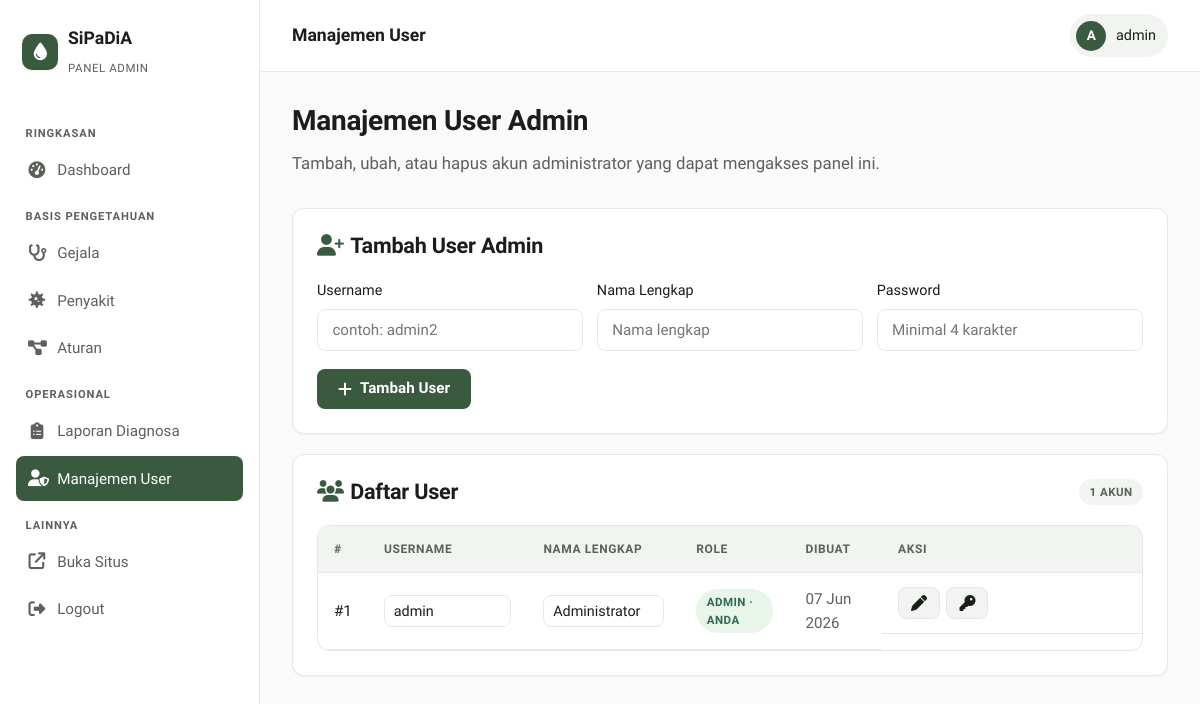
The page /admin/crud_users.php (signed in) on the database its author committed.
### tables this page shows
CREATE TABLE IF NOT EXISTS users (
  id INT AUTO_INCREMENT PRIMARY KEY,
  username VARCHAR(50) UNIQUE,
  password VARCHAR(255),
  nama_lengkap VARCHAR(100) DEFAULT NULL,
  role VARCHAR(20) DEFAULT 'admin',
  created_at DATETIME DEFAULT CURRENT_TIMESTAMP
);

### admin/crud_users.php (the view, shortened to what this page needs)
<?php
include '../config.php';
$users = $conn->query("SELECT id, username, nama_lengkap, role, created_at FROM users ORDER BY id ASC");
include '../partials/admin_header.php';
?>
<div class="page-header">
    <h2>Manajemen User Admin</h2>
    <p class="lead">Tambah, ubah, atau hapus akun administrator yang dapat mengakses panel ini.</p>
</div>
<div class="card">
    <div class="card-head"><h3><i class="fa-solid fa-user-plus" style="color:var(--primary);margin-right:.4rem;"></i>Tambah User Admin</h3></div>
    <form method="post" data-testid="form-tambah-user">
        <div class="form-row">
            <div class="form-group">
                <label>Username</label>
                <input type="text" name="username" placeholder="contoh: admin2" required data-testid="input-username">
            </div>
            <div class="form-group">
                <label>Nama Lengkap</label>
                <input type="text" name="nama_lengkap" placeholder="Nama lengkap" data-testid="input-nama">
            </div>
            <div class="form-group">
                <label>Password</label>
                <input type="password" name="password" placeholder="Minimal 4 karakter" required data-testid="input-password">
            </div>
        </div>
        <button type="submit" name="tambah" class="btn btn-primary" data-testid="btn-tambah-user"><i class="fa-solid fa-plus"></i> Tambah User</button>
    </form>
</div>
<div class="card">
    <div class="card-head">
        <h3><i class="fa-solid fa-users" style="color:var(--primary);margin-right:.4rem;"></i>Daftar User</h3>
        <span class="badge badge-muted"><?php echo $users->num_rows; ?> akun</span>
    </div>
    <div class="table-wrap">
        <table class="data">
            <thead><tr><th>#</th><th>Username</th><th>Nama Lengkap</th><th>Role</th><th>Dibuat</th><th style="width:260px;">Aksi</th></tr></thead>
            <tbody>
            <?php while ($u = $users->fetch_assoc()):
                $is_me = ((int)$u['id'] === (int)($_SESSION['admin_id'] ?? 0));
            ?>
                <tr data-testid="row-user-<?php echo $u['id']; ?>">
                    <form method="post" style="display:contents;">
                        <td>#<?php echo (int)$u['id']; ?></td>
                        <td><input type="text" name="username" value="<?php echo htmlspecialchars($u['username']); ?>" required></td>
                        <td><input type="text" name="nama_lengkap" value="<?php echo htmlspecialchars($u['nama_lengkap'] ?? ''); ?>"></td>
                        <td><span class="badge <?php echo $is_me?'badge-success':'badge-info'; ?>"><?php echo htmlspecialchars($u['role'] ?? 'admin'); ?><?php echo $is_me?' · anda':''; ?></span></td>
                        <td class="text-muted text-sm"><?php echo $u['created_at'] ? date('d M Y', strtotime($u['created_at'])) : '-'; ?></td>
                        <td class="actions-cell">
                            <button type="submit" name="edit" class="btn btn-secondary btn-sm" data-testid="btn-edit-user-<?php echo $u['id']; ?>"><i class="fa-solid fa-pen"></i></button>
                            <button type="button" class="btn btn-secondary btn-sm" onclick="toggleReset(<?php echo $u['id']; ?>);" data-testid="btn-reset-pass-<?php echo $u['id']; ?>"><i class="fa-solid fa-key"></i></button>
                        </td>
                    </form>
                </tr>
            <?php endwhile; ?>
            </tbody>
        </table>
    </div>
</div>
<?php include '../partials/admin_footer.php'; ?>

### assets/style.css (style rules this page uses)
:root { --bg: #F9FAF9; --surface: #FFFFFF; --surface-alt: #F2F4F2; --primary: #3A5A40; --primary-hover: #2B4330; --primary-soft: #E8EFE9; --secondary: #A3B18A; --text: #1A1D1A; --text-muted: #5C615C; --border: #E5E8E5; --success: #2D6A4F; --success-soft: #E8F5E9; --danger: #D72638; --danger-hover: #B01B29; --danger-soft: #FDECEE; --warning: #F4A261; --warning-soft: #FFF4E6; --info: #1565C0; --info-soft: #E3F2FD; --font-heading: 'Epilogue', system-ui, sans-serif; --font-body: 'Work Sans', system-ui, sans-serif; --r-sm: 4px; --r-md: 8px; --r-lg: 12px; --r-pill: 9999px; --shadow-sm: 0 1px 2px rgba(0,0,0,0.05); --shadow-md: 0 4px 6px -1px rgba(0,0,0,0.05), 0 2px 4px -1px rgba(0,0,0,0.03); --shadow-lg: 0 10px 15px -3px rgba(0,0,0,0.06), 0 4px 6px -2px rgba(0,0,0,0.03); --t-fast: 0.15s ease; --t: 0.2s cubic-bezier(0.4, 0, 0.2, 1); }
* { box-sizing: border-box; }
html, body { margin: 0; padding: 0; background: var(--bg); color: var(--text); font-family: var(--font-body); font-size: 16px; line-height: 1.6; -webkit-font-smoothing: antialiased; }
h1, h2, h3, h4, h5 { font-family: var(--font-heading); color: var(--text); margin: 0 0 0.75rem; line-height: 1.2; letter-spacing: -0.01em; }
h2 { font-size: 1.75rem; font-weight: 700; }
h3 { font-size: 1.35rem; font-weight: 600; }
p { margin: 0 0 1rem; color: var(--text); }
.text-muted { color: var(--text-muted); }
.text-sm { font-size: 0.875rem; }
.page-header { margin-bottom: 2rem; }
.page-header .lead { color: var(--text-muted); font-size: 1.05rem; }
.card { background: var(--surface); border: 1px solid var(--border); border-radius: var(--r-lg); padding: 1.5rem; box-shadow: var(--shadow-sm); }
.card + .card { margin-top: 1.25rem; }
.card-head { display: flex; justify-content: space-between; align-items: center; gap: 1rem; margin-bottom: 1.25rem; }
.card-head h3, .card-head h2 { margin: 0; }
.btn { display: inline-flex; align-items: center; justify-content: center; gap: 0.5rem; padding: 0.7rem 1.25rem; font-family: var(--font-body); font-size: 0.95rem; font-weight: 600; border: 1px solid transparent; border-radius: var(--r-md); cursor: pointer; text-decoration: none; transition: var(--t); line-height: 1; }
.btn i { font-size: 1rem; }
.btn-primary { background: var(--primary); color: #fff; }
.btn-secondary { background: var(--surface-alt); color: var(--text); border-color: var(--border); }
.btn-sm { padding: 0.45rem 0.75rem; font-size: 0.85rem; }
.form-group { margin-bottom: 1.1rem; }
.form-group label { display: block; margin-bottom: 0.4rem; font-weight: 500; font-size: 0.9rem; color: var(--text); }
.input, input[type="text"], input[type="password"], input[type="email"], input[type="number"], select, textarea { width: 100%; padding: 0.7rem 0.9rem; background: var(--surface); border: 1px solid var(--border); border-radius: var(--r-md); font-family: var(--font-body); font-size: 0.95rem; color: var(--text); transition: var(--t); outline: none; }
.form-row { display: grid; grid-template-columns: repeat(auto-fit, minmax(180px, 1fr)); gap: 0.85rem; }
.table-wrap { overflow-x: auto; border: 1px solid var(--border); border-radius: var(--r-lg); background: var(--surface); }
table.data { width: 100%; border-collapse: collapse; }
table.data th, table.data td { text-align: left; padding: 0.85rem 1rem; border-bottom: 1px solid var(--border); font-size: 0.95rem; vertical-align: middle; }
table.data th { background: var(--surface-alt); color: var(--text-muted); text-transform: uppercase; font-size: 0.75rem; letter-spacing: 0.05em; font-weight: 600; }
table.data td input, table.data td select, table.data td textarea { padding: 0.4rem 0.55rem; font-size: 0.9rem; }
.actions-cell { white-space: nowrap; display: flex; gap: 0.4rem; }
.badge { display: inline-block; padding: 0.22rem 0.65rem; border-radius: var(--r-pill); font-size: 0.72rem; font-weight: 600; text-transform: uppercase; letter-spacing: 0.04em; }
.badge-success { background: var(--success-soft); color: var(--success); }
.badge-muted { background: var(--surface-alt); color: var(--text-muted); }

### rows shown on the page
users: id "1", username "admin", nama_lengkap "Administrator", role "ADMIN", shows "· ANDA", created_at "07 Jun 2026"

### other values the page prints
$page_title "Manajemen User"
$initial "A"
$user "admin"
$users->num_rows "1"
